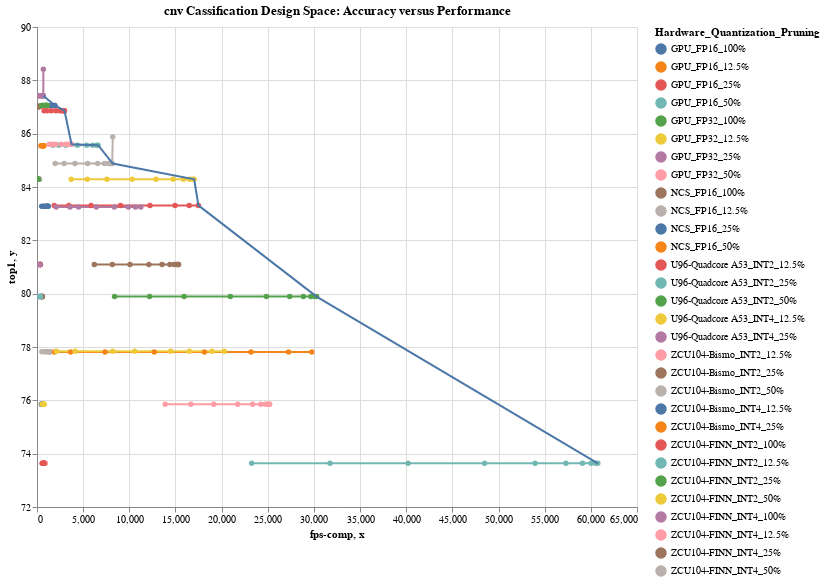

Notebook code cell kept with this figure:
### Markdown cell above
The following pareto graph presents the accuracy versus performance in fps for all the Hardware Platforms across different Pruning and Quantization configurations. This provides insights into accuracy-based comparisons.

### Code cell
#hide_input
cnv_pareto = get_pareto_df(cnv_df, 'hw_quant_prun', 'fps-comp', 'top1')

cnv_lines = alt.Chart(cnv_df).mark_line(point=True).encode(
    x="fps-comp",
    y=alt.Y("top1:Q", scale=alt.Scale(zero=False)),
    color=alt.Color("hw_quant_prun", legend=alt.Legend(columns=1, title = "Hardware_Quantization_Pruning")),
    tooltip=["HWType", "Precision", "PruningFactor", "batch/thread/stream", "top1", "fps-comp"],
)
cnv_pareto_plot = alt.Chart(cnv_pareto).mark_line().encode(
    x="x",
    y=alt.Y("y", scale=alt.Scale(zero=False)),
)
(cnv_lines+cnv_pareto_plot).interactive().properties(
    width=W,
    height=H,
    title="cnv Cassification Design Space: Accuracy versus Performance"
)

### Figure 1 — Vega-Lite specification as saved in the notebook (floating-point values rounded to 4 significant figures; data arrays with more than 128 entries replaced by an {"elided": "..."} marker saying what was removed)
{"config": {"view": {"continuousWidth": 400, "continuousHeight": 300}}, "layer": [{"data": {"name": "data-9c3ea9a3a8520b73d4c930c043e09d8d"}, "mark": {"type": "line", "point": true}, "encoding": {"color": {"type": "nominal", "field": "hw_quant_prun", "legend": {"columns": 1, "title": "Hardware_Quantization_Pruning"}}, "tooltip": [{"type": "nominal", "field": "HWType"}, {"type": "nominal", "field": "Precision"}, {"type": "quantitative", "field": "PruningFactor"}, {"type": "quantitative", "field": "batch/thread/stream"}, {"type": "quantitative", "field": "top1"}, {"type": "quantitative", "field": "fps-comp"}], "x": {"type": "quantitative", "field": "fps-comp"}, "y": {"type": "quantitative", "field": "top1", "scale": {"zero": false}}}, "selection": {"selector011": {"type": "interval", "bind": "scales", "encodings": ["x", "y"]}}}, {"data": {"name": "data-7666a038ff6f6367321430eddf7611ef"}, "mark": "line", "encoding": {"x": {"type": "quantitative", "field": "x"}, "y": {"type": "quantitative", "field": "y", "scale": {"zero": false}}}}], "height": 480, "title": "cnv Cassification Design Space: Accuracy versus Performance", "width": 600, "$schema": "https://vega.github.io/schema/vega-lite/v4.0.2.json", "datasets": {"data-9c3ea9a3a8520b73d4c930c043e09d8d": {"elided": "250 records"}, "data-7666a038ff6f6367321430eddf7611ef": [{"x": 686.8, "y": 87.42, "group": "ZCU104-FINN_INT4_100%"}, {"x": 1940.0, "y": 87.06, "group": "GPU_FP16_100%"}, {"x": 2979.0, "y": 86.86, "group": "ZCU104-FINN_INT2_100%"}, {"x": 3744.0, "y": 85.6, "group": "GPU_FP32_50%"}, {"x": 6618.0, "y": 85.57, "group": "GPU_FP16_50%"}, {"x": 8209.0, "y": 84.88, "group": "ZCU104-FINN_INT4_50%"}, {"x": 17030.0, "y": 84.29, "group": "ZCU104-FINN_INT2_50%"}, {"x": 17480.0, "y": 83.31, "group": "GPU_FP16_25%"}, {"x": 30290.0, "y": 79.89, "group": "ZCU104-FINN_INT2_25%"}, {"x": 60760.0, "y": 73.64, "group": "ZCU104-FINN_INT2_12.5%"}]}}
